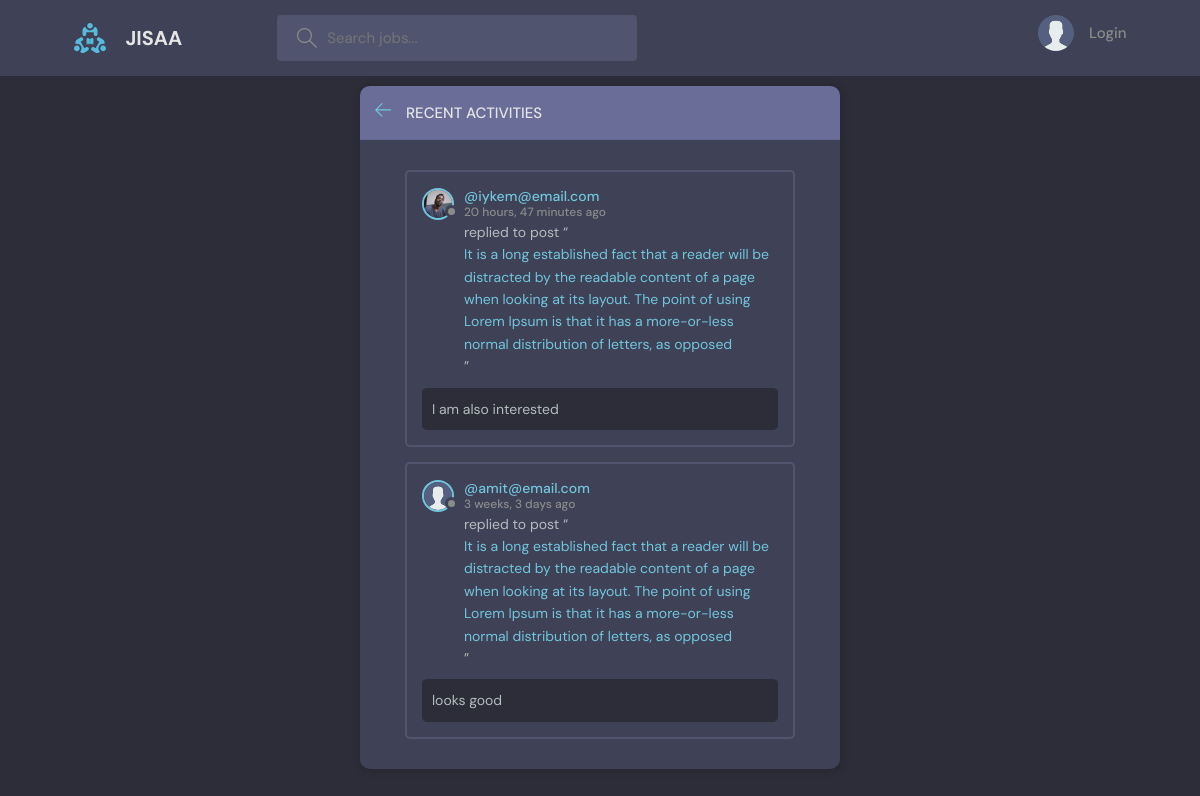
The page /activity/ on the database its author committed.
### base/models.py (models this page shows, shortened)
class Message(models.Model):
    user = models.ForeignKey(User, on_delete= models.CASCADE)
    room = models.ForeignKey(Room, on_delete = models.CASCADE)
    body = models.TextField()
    updated = models.DateTimeField(auto_now= True)
    created = models.DateTimeField(auto_now_add=True)
    class Meta:
        ordering = ['-updated', '-created']

class User(AbstractUser):
    name = models.CharField(max_length=200, null=True)
    email = models.EmailField(unique=True, null=True)
    bio = models.TextField(null=True)
    avatar = models.ImageField(null=True, default="avatar.svg")
    USERNAME_FIELD = 'email'
    REQUIRED_FIELDS = []

class Room(models.Model):
    host = models.ForeignKey(User, on_delete = models.SET_NULL, null = True)
    topic = models.ForeignKey(Topic, on_delete = models.SET_NULL, null = True)
    name = models.TextField()
    description = models.TextField(null= True, blank= True)
    participants = models.ManyToManyField(User, related_name='participants', blank= True)
    updated = models.DateTimeField(auto_now= True)
    created = models.DateTimeField(auto_now_add=True)
    class Meta:
        ordering = ['-updated', '-created']
    def __str__(self):
        return self.name

### base/views.py (the view)
# urls.py: path('activity/', views.activityPage, name = "activity"),
def activityPage(request):
    room_messages = Message.objects.all()
    return render(request, 'base/activity.html', {'room_messages': room_messages})

### base/templates/base/activity.html (shortened to what this page needs)
{% extends 'main.html' %}
{% block content %}
<main class="layout">
  <div class="container">
    <div class="layout__box">
      <div class="layout__boxHeader">
        <div class="layout__boxTitle">
          <a href="{% url 'home' %}">
            <svg version="1.1" xmlns="http://www.w3.org/2000/svg" width="32" height="32" viewBox="0 0 32 32">
              <title>arrow-left</title>
              <path
                d="M13.723 2.286l-13.723 13.714 13.719 13.714 1.616-1.611-10.96-10.96h27.625v-2.286h-27.625l10.965-10.965-1.616-1.607z"
              ></path>
            </svg>
          </a>
          <h3>Recent Activities</h3>
        </div>
      </div>
      <div class="activities-page layout__body">
        {% for message in room_messages %}
        <div class="activities__box">
          <div class="activities__boxHeader roomListRoom__header">
            <a href="{% url 'user-profile' message.user.id %}" class="roomListRoom__author">
              <div class="avatar avatar--small">
                <img src="{{message.user.avatar.url}}" />
              </div>
              <p>
                @{{message.user}}
                <span>{{message.created|timesince}} ago</span>
              </p>
            </a>
          </div>
          <div class="activities__boxContent">
            <p>replied to post “<a href="{% url 'room' message.room.id %}">{{message.room}}</a>”</p>
            <div class="activities__boxRoomContent">
              {{message.body}}
            </div>
          </div>
        </div>
        {% endfor %}
      </div>
    </div>
  </div>
</main>
{% endblock content %}

### static/styles/style.css (style rules this page uses)
:root { --color-main: #71c6dd; --color-main-light: #e1f6fb; --color-dark: #3f4156; --color-dark-medium: #51546e; --color-dark-light: #696d97; --color-light: #e5e5e5; --color-gray: #8b8b8b; --color-light-gray: #b2bdbd; --color-bg: #2d2d39; --color-success: #5dd693; --color-error: #fc4b0b; }
* { font-family: "DM Sans", -apple-system, BlinkMacSystemFont, "Segoe UI", Roboto, Oxygen, Ubuntu, Cantarell, "Open Sans", "Helvetica Neue", sans-serif; margin: 0; padding: 0; box-sizing: border-box; text-rendering: optimizeLegibility; font-size: inherit; }
html { font-size: 56.25%; }
@media only screen and (min-width: 1200px) { html { font-size: 62.5%; } }
body { line-height: 1.6; font-weight: 400; font-size: 1.5rem; color: var(--color-light-gray); background-color: var(--color-bg); min-height: 100vh; }
img { width: 100%; }
a { display: inline-block; color: var(--color-main); text-decoration: none; }
.container { max-width: 120rem; width: 90%; margin: auto; }
.avatar { position: relative; display: inline-block; border-radius: 50%; border: 2px solid var(--color-main); }
.avatar img { display: block; border-radius: 50%; object-fit: cover; object-position: center; }
.avatar::after { content: ""; display: block; position: absolute; background-color: var(--color-gray); z-index: 111; border-radius: 50%; border: 0.3rem solid var(--color-dark); }
.avatar.avatar--small img { width: 2.8rem; height: 2.8rem; }
.avatar.avatar--small:after { width: 0.7rem; height: 0.7rem; bottom: 0px; right: -6px; }
.layout { margin-top: 2.4rem; }
.layout > .container { display: flex; justify-content: space-between; align-items: flex-start; }
.layout__box { width: 90%; max-width: 48rem; min-height: 40rem; position: absolute; top: 50%; left: 50%; transform: translate(-50%, -46%); background-color: var(--color-dark); border-radius: 1rem; box-shadow: 1px 1px 6px 3px rgba(0, 0, 0, 0.1); overflow: hidden; }
.layout__boxHeader { display: flex; padding: 1.5rem; background-color: var(--color-dark-light); }
.layout__boxTitle { display: flex; gap: 1.5rem; align-items: center; }
.layout__boxTitle h3 { text-transform: uppercase; font-weight: 500; color: var(--color-light); }
.layout__boxTitle svg { width: 1.6rem; height: 1.6rem; fill: var(--color-main); }
.layout__body { margin: 3rem; }
.roomListRoom__header { display: flex; justify-content: space-between; align-items: center; }
.roomListRoom__author { font-weight: 500; display: flex; align-items: center; gap: 1rem; }
.activities__box { margin: 1.5rem; padding: 1.5rem; border: 2px solid var(--color-dark-medium); border-radius: 5px; }
.activities__boxHeader p { font-size: 1.4rem; line-height: 1.3; }
.activities__boxHeader p span { color: var(--color-gray); font-size: 1.2rem; display: block; }
.activities__boxContent { margin-left: 4.2rem; }
.activities__boxContent { font-size: 1.4rem; }
.activities__boxRoomContent { background: var(--color-bg); padding: 1rem; border-radius: 5px; margin-top: 1rem; margin-left: -4.2rem; }

### rows shown on the page
Message: user.avatar (picture), user "iykem@email.com", created "20 hours, 47 minutes", room "It is a long established fact that a reader will be distracted by the readable content of a page when looking at its layout. The point of using Lorem Ipsum is that it has a more-or-less normal distribution of letters, as opposed", body "I am also interested"
Message: user.avatar (placeholder picture), user "amit@email.com", created "3 weeks, 3 days", room "It is a long established fact that a reader will be distracted by the readable content of a page when looking at its layout. The point of using Lorem Ipsum is that it has a more-or-less normal distribution of letters, as opposed", body "looks good"
